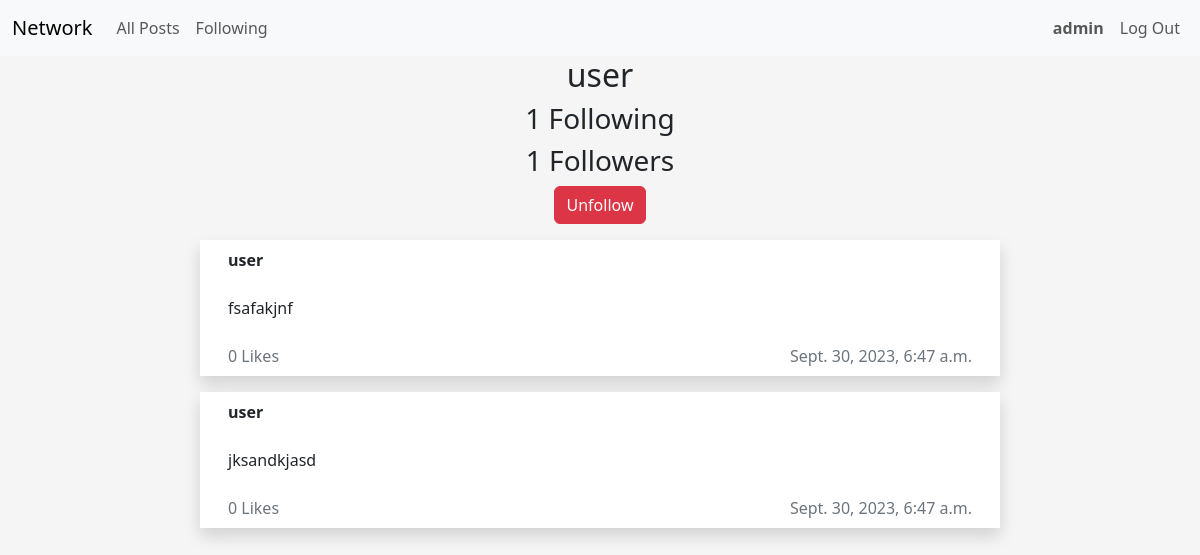
The app's page /profile/1 (signed in), older data.
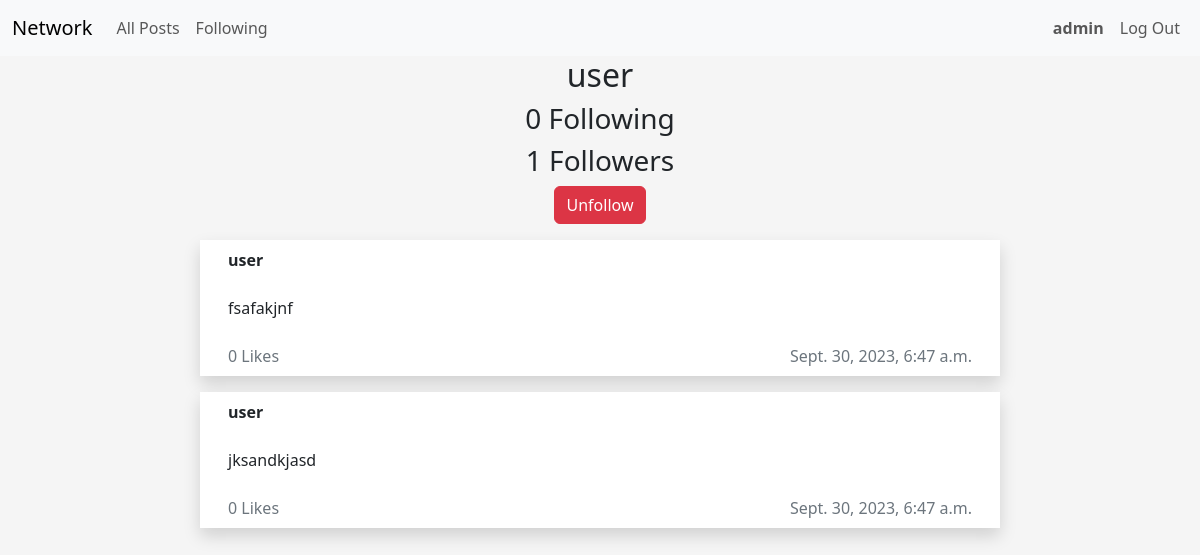
The same page, newer data.
### network/models.py (models this page shows)
class User(AbstractUser):
    pass

### network/views.py (the view, shortened to what this page needs)
# urls.py: path("profile/<int:user_id>",views.profile, name="profile"),
@login_required(login_url="/login")
def profile(request, user_id):
    user = get_object_or_404(User, id=user_id)  # Get the User object with the specified user_id
    if request.method == "GET":
        posts = Post.objects.filter(user=user)  # Filter posts for the specific user
        is_following = Following.objects.filter(user=request.user, user_followed=user_id).exists()
        return render(request, "network/profile.html",{
            "posts" : posts,
            "user": user,
            "is_following": is_following
        })

### network/templates/network/profile.html (shortened to what this page needs)
{% extends "network/layout.html" %}
{% block body %}
<div class="container">
    <h2>{{ user }}</h2>
    <h3>{{ user.following.count }} Following</h3>
    <h3>{{ user.followers.count }} Followers</h3>
{% if user != request.user %}
    {% if is_following %}
        <form action="{% url 'profile' user.id %}" method="post">
            <button type="submit" class="btn btn-danger mb-3">Unfollow</button>
        </form>
    {% else %}
        <form action="{% url 'profile' user.id %}" method="post">
            {% csrf_token %}
            <button type="submit" class="btn btn-dark mb-3">Follow</button>
            <input type="hidden" name="follow">
        </form>
    {% endif %}
{% endif %}
</div>
   {% for post in posts reversed %}
   <div class="row mb-3">
        <div class="card rounded-0 border-0 shadow mx-auto" style="max-width: 50rem;">
            <div class="card-header bg-transparent border-0">
                <strong>{{ post.user }}</strong>
            </div>
            <div class="card-body text-dark">
                {{ post.content }}
            </div>
            <div class="card-footer bg-transparent text-secondary border-0 d-flex justify-content-between">
                <div>
                <span> {{ post.likes }} Likes</span>
                </div>
                <div>
                <span> {{ post.timestamp }}</span>
                </div>
            </div>
        </div>
    </div>
    {% endfor %}
{% endblock %}

Row changes from the older to the newer data that the page shows:
changed User "user": following.count "1" → "0"
